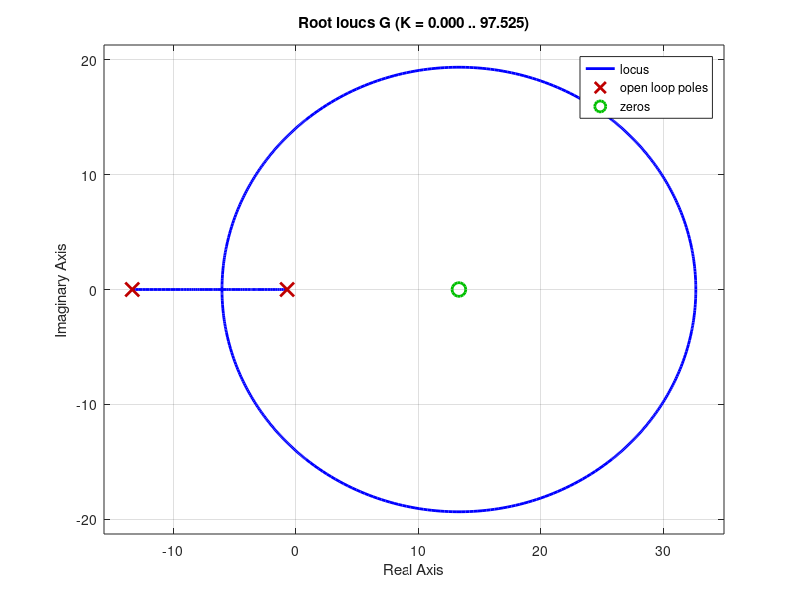

Write the MATLAB code that produced this figure.
s = tf('s');
% modelo para ponto de operacao em Vin=3.5v
K = 1.18; % ganho estatico
r = 0.15; % atraso
d = 1.45; % constante de tempo
G = (K/(d*s+1))*((1-s*r/2)/(1+s*r/2));

% rlocus para polos duplos
figure();
rlocus(G); % Gain: 2.48 Pole: -6


